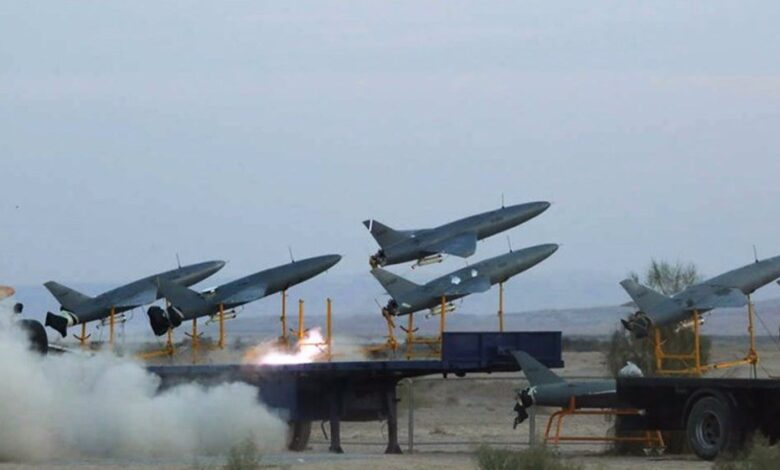
#> input picture photos/bahrain-defender.jpg, 780 x 470 px
$ python compose.py
#> lines starting #> are read from the running program, lines starting #| are printed output that depends on the picture
#!/usr/bin/env python3
"""Compose the 17 Nov 2026 world-news front page (1024x1024) from four real photos.

Photos (all real news photos of the day's top stories, downloaded 18 Nov 2026):
  1. bahrain-defender.jpg - Iranian Shahed drones launching (Iran fired drones
     at a U.S. military radar in Bahrain, 17 Nov 2026)
  2. kerch-heli.webp - Crimean (Kerch) Bridge with a helicopter fighting a fire
     after Ukraine's strike damaged the bridge (17 Nov 2026)
  3. trump-xi.png - Trump and Xi walking a red carpet (Trump travels to Asia
     for APEC and planned trilateral nuclear talks with Xi and Putin, 19 Nov)
  4. japan-jets.jpg - Japanese F-15 fighters in flight (Japan scrambled jets
     after suspected Russian aircraft violated its airspace, 17 Nov 2026)

Output: frontpage.png (1024x1024). The entry program (main.py) copies it to
/output/entry.png.
"""
import os
from PIL import Image, ImageDraw, ImageFont

HERE = os.path.dirname(os.path.abspath(__file__))
PHOTOS = os.path.join(HERE, "photos")
FONT_BOLD = "/usr/share/fonts/truetype/dejavu/DejaVuSans-Bold.ttf"
FONT_REG = "/usr/share/fonts/truetype/dejavu/DejaVuSans.ttf"

W, H = 1024, 1024
HEADER_H = 104
GUTTER = 6
PANEL_W = (W - 3 * GUTTER) // 2          # 503
PANEL_H = (H - HEADER_H - 3 * GUTTER) // 2  # 451
NAVY = (13, 27, 46)
GOLD = (232, 179, 60)

PANELS = [
    ("bahrain-defender.jpg", "IRAN FIRES DRONES AT U.S. RADAR IN BAHRAIN"),
    ("kerch-heli.webp", "UKRAINE STRIKE DAMAGES CRIMEA BRIDGE"),
    ("trump-xi.png", "TRUMP TO ASIA FOR NUCLEAR TALKS WITH XI AND PUTIN"),
    ("japan-jets.jpg", "JAPAN SCRAMBLES JETS AS RUSSIAN PLANES ENTER AIRSPACE"),
]


def center_crop(img, tw, th):
    """Crop image to the target aspect ratio, centred, then resize."""
    sw, sh = img.size
    target = tw / th
    src = sw / sh
    if src > target:  # too wide: crop left/right
        nw = int(sh * target)
        x0 = (sw - nw) // 2
        img = img.crop((x0, 0, x0 + nw, sh))
    else:  # too tall: crop top/bottom
        nh = int(sw / target)
        y0 = (sh - nh) // 2
        img = img.crop((0, y0, sw, y0 + nh))
    return img.resize((tw, th), Image.LANCZOS)


def wrap_text(draw, text, font, max_width):
    """Greedy word wrap, returns list of lines."""
    words = text.split()
    lines, cur = [], ""
    for word in words:
        trial = f"{cur} {word}".strip()
        if draw.textlength(trial, font=font) <= max_width:
            cur = trial
        else:
            if cur:
                lines.append(cur)
            cur = word
    if cur:
        lines.append(cur)
    return lines


def main():
    page = Image.new("RGB", (W, H), "white")
#> page: PIL image 1024x1024 RGB; every value is 255
    draw = ImageDraw.Draw(page)

    # Header band
    draw.rectangle([0, 0, W, HEADER_H], fill=NAVY)
    title_font = ImageFont.truetype(FONT_BOLD, 56)
    sub_font = ImageFont.truetype(FONT_BOLD, 23)
    title = "17 NOVEMBER 2026"
    sub = "T H E   W O R L D   I N   O N E   D A Y"
    tw = draw.textlength(title, font=title_font)
#> tw = 627.2
    draw.text(((W - tw) / 2, 12), title, font=title_font, fill="white")
    sw = draw.textlength(sub, font=sub_font)
#> sw = 466.9
    draw.text(((W - sw) / 2, 72), sub, font=sub_font, fill=GOLD)

    cap_font = ImageFont.truetype(FONT_BOLD, 21)
    for i, (fname, caption) in enumerate(PANELS):
        col, row = i % 2, i // 2
        x = GUTTER + col * (PANEL_W + GUTTER)
        y = HEADER_H + GUTTER + row * (PANEL_H + GUTTER)
        img = Image.open(os.path.join(PHOTOS, fname)).convert("RGB")
#> img is the input picture: PIL image 780x470 RGB; mean R, G, B 141.5, 153.3, 164.8
        img = center_crop(img, PANEL_W, PANEL_H)
#> in center_crop, `img = img.crop((x0, 0, x0 + nw, sh))`:
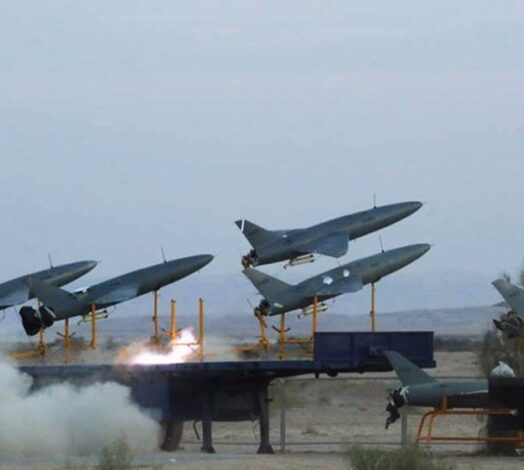
#> img: PIL image 524x470 RGB; mean R, G, B 140.7, 152.3, 163.9
        page.paste(img, (x, y))
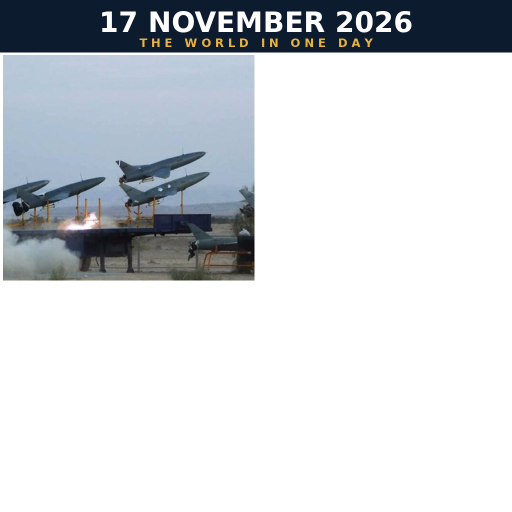
#> page: PIL image 1024x1024 RGB (shown at 1/2 size); mean R, G, B 208.8, 212.4, 216.4

        # Caption bar: dark overlay at the bottom of the panel
        bar_h = 66
        overlay = Image.new("RGBA", (PANEL_W, bar_h), (0, 0, 0, 205))
        page.paste(overlay, (x, y + PANEL_H - bar_h), overlay)
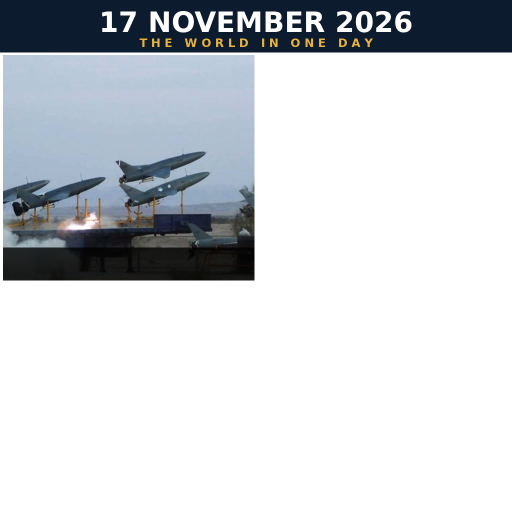
#> page: PIL image 1024x1024 RGB (shown at 1/2 size); mean R, G, B 206.2, 209.8, 213.8
        d2 = ImageDraw.Draw(page)
        lines = wrap_text(d2, caption, cap_font, PANEL_W - 20)
#> lines = ['IRAN FIRES DRONES AT U.S. RADAR IN', 'BAHRAIN']
        ly = y + PANEL_H - bar_h + 8
        for line in lines[:2]:
            d2.text((x + 10, ly), line, font=cap_font, fill="white")
            ly += 26
#> this loop made 2 passes
#> (line, ly) on passes 1 to 2: ('IRAN FIRES DRONES AT U.S. RADAR IN', 529), ('BAHRAIN', 555)
#> after the loop, ly = 555
#> pass 2 of the loop in main, `for i, (fname, caption) in enumerate(PANELS):`:
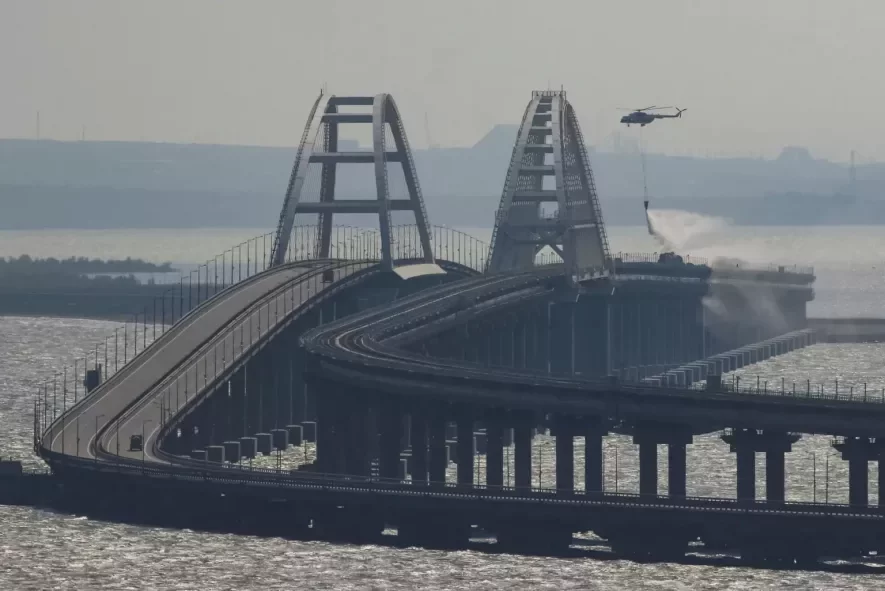
#> input picture photos/kerch-heli.webp, 885 x 591 px
#> in main, img is the input picture: PIL image 885x591 RGB; mean R, G, B 112.1, 116.9, 121.4
#> in center_crop (call 2), `img = img.crop((x0, 0, x0 + nw, sh))`:
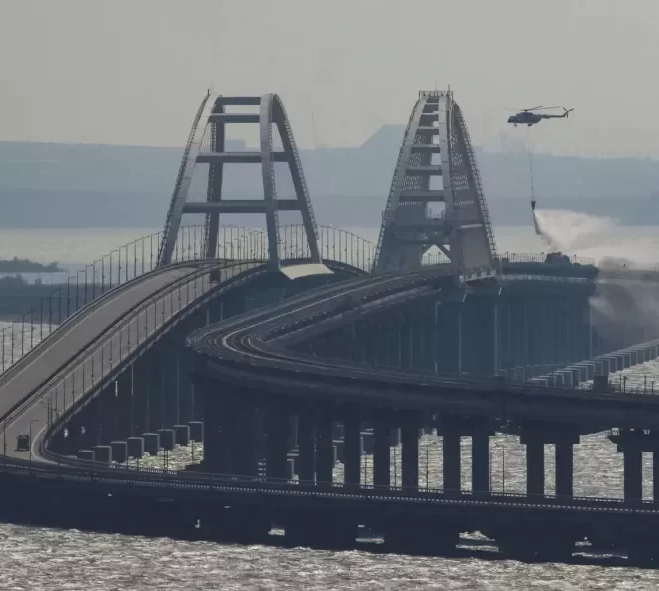
#> img: PIL image 659x591 RGB; mean R, G, B 107.6, 112.7, 117.8
#> in main, `page.paste(overlay, (x, y + PANEL_H - bar_h), overlay)`:
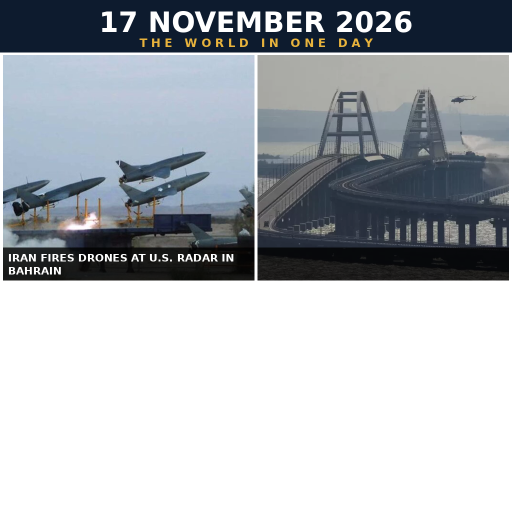
#> page: PIL image 1024x1024 RGB (shown at 1/2 size); mean R, G, B 172.9, 177.5, 182.5
#> lines = ['UKRAINE STRIKE DAMAGES CRIMEA', 'BRIDGE']
#> the loop in main, `for line in lines[:2]:` made 2 passes
#> after the loop in main, `for line in lines[:2]:`: ly = 555
#> pass 3 of the loop in main, `for i, (fname, caption) in enumerate(PANELS):`:
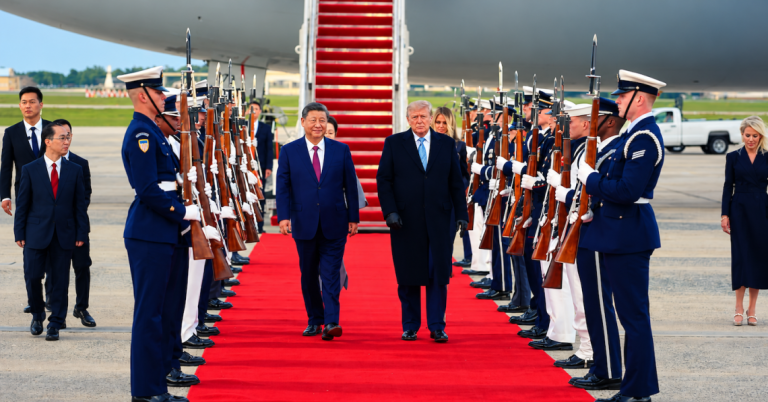
#> input picture photos/trump-xi.png, 768 x 402 px
#> in center_crop (call 3), `return img.resize((tw, th), Image.LANCZOS)`:
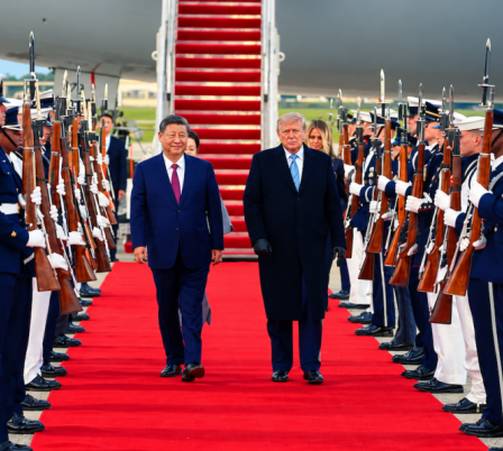
#> returned value: PIL image 503x451 RGB; mean R, G, B 132.8, 71.9, 80.1
#> in main, `page.paste(overlay, (x, y + PANEL_H - bar_h), overlay)`:
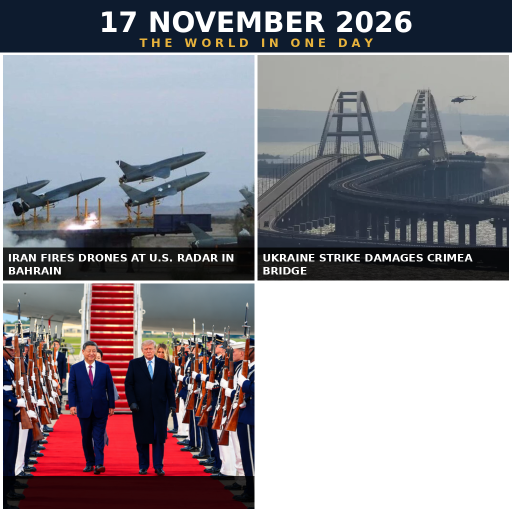
#> page: PIL image 1024x1024 RGB (shown at 1/2 size); mean R, G, B 142, 138.1, 144.3
#> lines = ['TRUMP TO ASIA FOR NUCLEAR TALKS', 'WITH XI AND PUTIN']
#> the loop in main, `for line in lines[:2]:` made 2 passes
#> (line, ly) on passes 1 to 2: ('TRUMP TO ASIA FOR NUCLEAR TALKS', 986), ('WITH XI AND PUTIN', 1012)
#> after the loop in main, `for line in lines[:2]:`: ly = 1012
#> the loop made 4 passes; the first 3 are shown

    out = os.path.join(HERE, "frontpage.png")
    page.save(out, "PNG", optimize=True)
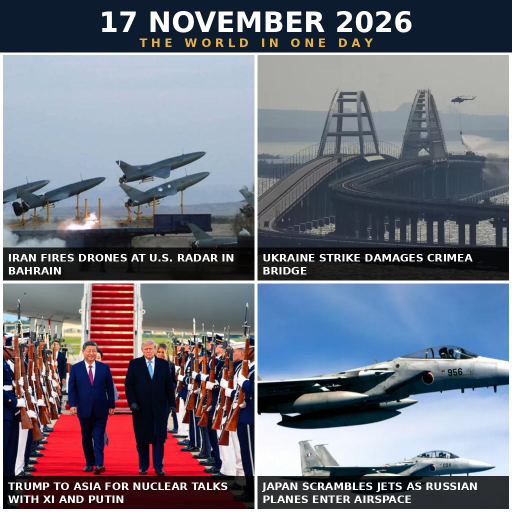
#> saved as frontpage.png: PIL image 1024x1024 RGB (shown at 1/2 size); mean R, G, B 112, 113.7, 125.8
    print("saved", out, os.path.getsize(out), "bytes")
#| saved frontpage.png 879688 bytes


if __name__ == "__main__":
    main()
